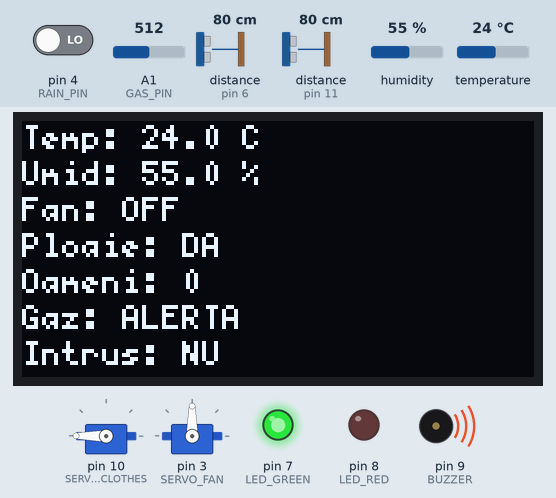
Simulated run of this sketch. Board: Arduino Uno, built with avr-gcc and run on an emulated ATmega328P. On the bench: 2 × servo, 128×64 one-colour display, output pins drawn as LEDs (lit = HIGH), buzzer (waves = sounding, pin HIGH). Wiring (inferred from the names in the program): 2 × ultrasonic range finder: trigger pin 5, echo pin 6 / trigger pin 12, echo pin 11. The inputs (shaded band) are chosen by the test bench; at power-on: A1 (GAS_PIN) = 512, pin 4 (RAIN_PIN) LOW, temperature 24 °C, distance to the obstacle (sensors on pin 6, pin 11) 80 cm, humidity 55 %. The echo pulse lasts 58.3 µs per cm; pins used as bus, display or sensor lines are not drawn; what the sketch prints to the serial monitor is not drawn.

Above: at 2.6 s.
2.7 s: A1 (GAS_PIN) set to 69
4.6 s: A1 (GAS_PIN) set to 59
At 6.9 s:
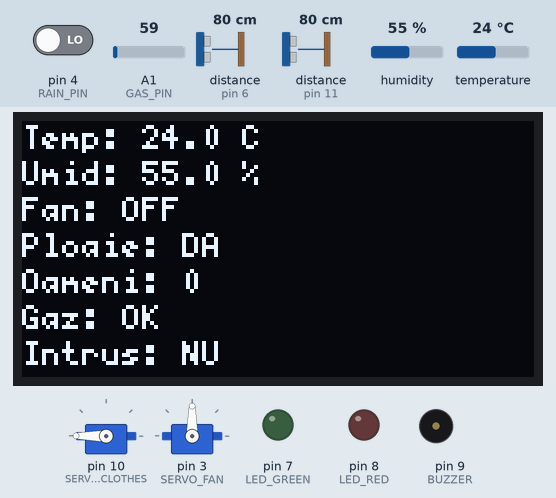
7.3 s: pin 4 (RAIN_PIN) driven HIGH
At 8.2 s:
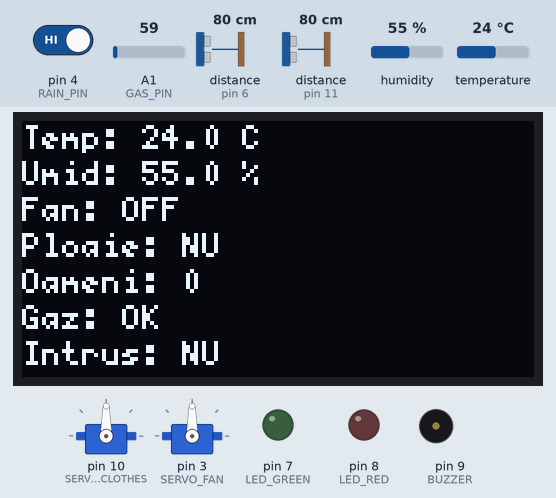
9.4 s: A1 (GAS_PIN) set to 306
At 10.7 s:
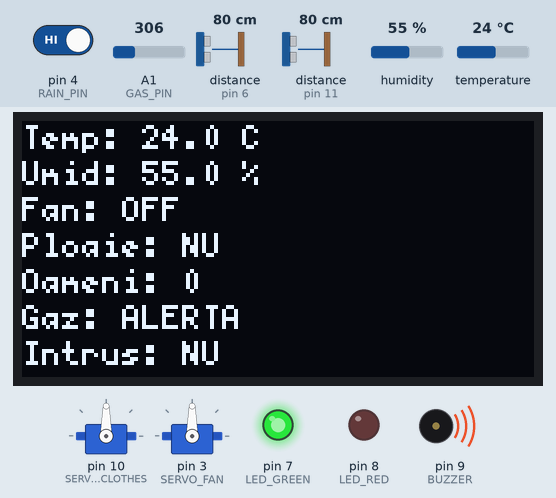
11.5 s: temperature set to 27.4 °C
At 12.9 s:
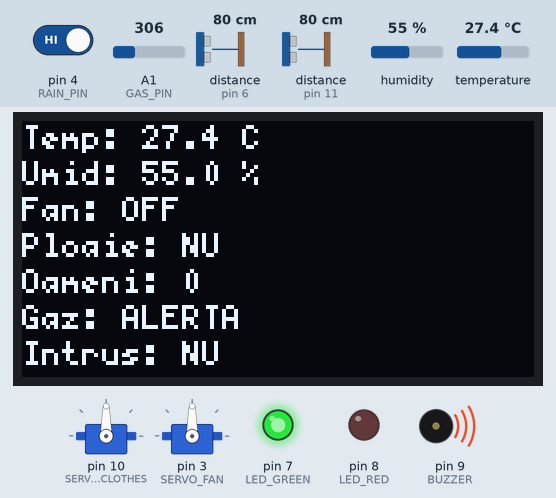
13.7 s: temperature set to 28.4 °C
At 15.0 s:
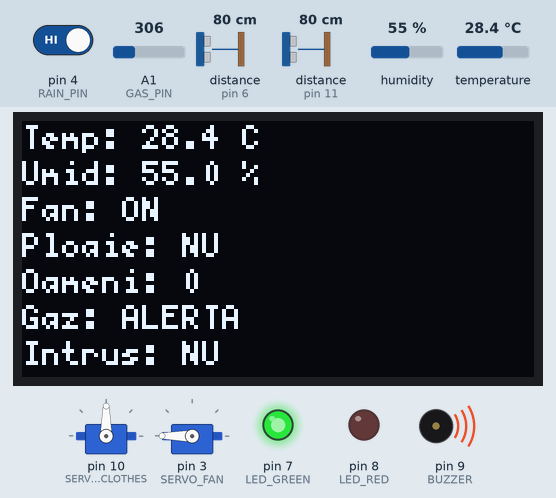
Timing chart, 0 to 16.7 s (numbered marks = the images above; inputs shaded):
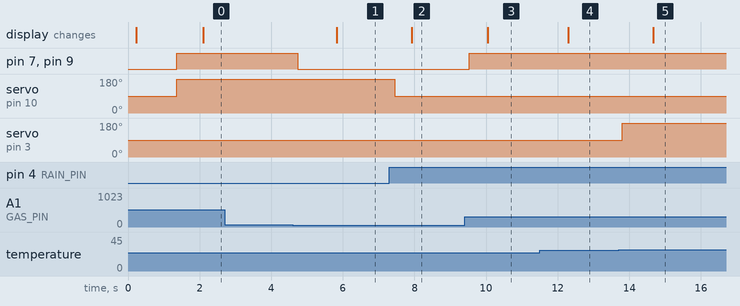

Measured:
- the behaviour switches between 63 and 62 on A1 (GAS_PIN) (found by bisection; images 0 and 1)
- the behaviour switches between 28 and 28.1 °C on temperature (found by bisection; images 4 and 5)
- after the input at 2.7 s, every drawn part: stays the same
- after the input at 4.6 s, pin 7 (LED_GREEN), pin 9 (BUZZER): HIGH → LOW after 0.14 s; the display: changes after 1.2 s (image 1)
- after the input at 7.3 s, servo on pin 10 (SERVO_CLOTHES): 180° → 90° after 0.14 s; the display: changes after 0.62 s (image 2)
- after the input at 9.4 s, pin 7 (LED_GREEN), pin 9 (BUZZER): LOW → HIGH after 0.14 s; the display: changes after 0.64 s (image 3)
- after the input at 11.5 s, the display: changes after 0.79 s (image 4)
- after the input at 13.7 s, servo on pin 3 (SERVO_FAN): 90° → 180° after 0.11 s; the display: changes after 0.97 s (image 5)

The sketch:

Vitis_HLS_2022.2.lnk.ino
```cpp
#include <Wire.h>
#include <Servo.h>
#include <U8g2lib.h>
#include <Adafruit_AHTX0.h>

U8G2_SSD1306_128X64_NONAME_1_HW_I2C oled(U8G2_R0, U8X8_PIN_NONE);
Adafruit_AHTX0 aht;

Servo clothesServo;
Servo fanServo;

#define TRIG1 12
#define ECHO1 11
#define TRIG2 5
#define ECHO2 6

#define RAIN_PIN 4
#define GAS_PIN A1

#define SERVO_CLOTHES 10
#define SERVO_FAN 3

#define BUZZER 9
#define LED_RED 8
#define LED_GREEN 7

const int distanceThreshold = 13;
const int gasThreshold = 62;
const float tempThreshold = 28.0;
const int maxPeople = 3;

int peopleCount = 0;
int firstSensor = 0;

unsigned long firstSensorTime = 0;
unsigned long lastCountTime = 0;
unsigned long lastSerialPrint = 0;
unsigned long lastOLEDUpdate = 0;

const unsigned long sequenceTimeout = 1500;
const unsigned long countCooldown = 1200;

bool ahtOK = false;

float temperature = 0;
float humidity = 0;
int gasValue = 0;

bool rainDetected = false;
bool highTemp = false;
bool gasDetected = false;
bool intruderAlert = false;

long d1Global = 999;
long d2Global = 999;

void setup() {
  Serial.begin(9600);
  Wire.begin();

  pinMode(TRIG1, OUTPUT);
  pinMode(ECHO1, INPUT);
  pinMode(TRIG2, OUTPUT);
  pinMode(ECHO2, INPUT);

  pinMode(RAIN_PIN, INPUT);
  pinMode(GAS_PIN, INPUT);

  pinMode(BUZZER, OUTPUT);
  pinMode(LED_RED, OUTPUT);
  pinMode(LED_GREEN, OUTPUT);

  digitalWrite(BUZZER, LOW);
  digitalWrite(LED_RED, LOW);
  digitalWrite(LED_GREEN, LOW);

  clothesServo.attach(SERVO_CLOTHES);
  fanServo.attach(SERVO_FAN);

  clothesServo.write(90);
  fanServo.write(90);

  Serial.println(F("Pornire sistem Smart Home..."));

  oled.begin();
  oled.setFont(u8g2_font_5x7_tf);

  oled.firstPage();
  do {
    oled.setCursor(0, 10);
    oled.print(F("SMART HOME"));
    oled.setCursor(0, 25);
    oled.print(F("Sistem pornit"));
  } while (oled.nextPage());

  if (aht.begin()) {
    ahtOK = true;
    Serial.println(F("AHT20 gasit la 0x38"));
  } else {
    Serial.println(F("AHT20 NU a fost gasit"));
  }

  delay(1000);
}

void loop() {
  readMainSensors();
  handlePeopleCounter();
  controlActuators();

  if (millis() - lastSerialPrint > 1000) {
    printEverything();
    lastSerialPrint = millis();
  }

  if (millis() - lastOLEDUpdate > 500) {
    updateOLED();
    lastOLEDUpdate = millis();
  }
}

void readMainSensors() {
  if (ahtOK) {
    sensors_event_t humEvent, tempEvent;
    aht.getEvent(&humEvent, &tempEvent);

    temperature = tempEvent.temperature;
    humidity = humEvent.relative_humidity;
  }

  gasValue = analogRead(GAS_PIN);

  // Daca la tine ploaia apare invers, schimba LOW cu HIGH
  rainDetected = digitalRead(RAIN_PIN) == LOW;

  highTemp = temperature > tempThreshold;
  gasDetected = gasValue > gasThreshold;
  intruderAlert = peopleCount > maxPeople;
}

void controlActuators() {
  if (highTemp) {
    fanServo.write(180);
  } else {
    fanServo.write(90);
  }

  if (rainDetected) {
    clothesServo.write(180);
  } else {
    clothesServo.write(90);
  }

  digitalWrite(LED_RED, intruderAlert ? HIGH : LOW);
  digitalWrite(LED_GREEN, gasDetected ? HIGH : LOW);

  if (intruderAlert || gasDetected) {
    digitalWrite(BUZZER, HIGH);
  } else {
    digitalWrite(BUZZER, LOW);
  }
}

long readDistanceCM(int trigPin, int echoPin) {
  digitalWrite(trigPin, LOW);
  delayMicroseconds(2);

  digitalWrite(trigPin, HIGH);
  delayMicroseconds(10);
  digitalWrite(trigPin, LOW);

  long duration = pulseIn(echoPin, HIGH, 25000);

  if (duration == 0) {
    return 999;
  }

  return duration * 0.034 / 2;
}

void handlePeopleCounter() {
  d1Global = readDistanceCM(TRIG1, ECHO1);
  delay(40);
  d2Global = readDistanceCM(TRIG2, ECHO2);

  bool sensor1Active = d1Global < distanceThreshold;
  bool sensor2Active = d2Global < distanceThreshold;

  unsigned long now = millis();

  if (now - lastCountTime < countCooldown) {
    return;
  }

  if (firstSensor == 0) {
    if (sensor1Active && !sensor2Active) {
      firstSensor = 1;
      firstSensorTime = now;
      Serial.println(F("MISCARE: senzorul 1 primul"));
    }

    if (sensor2Active && !sensor1Active) {
      firstSensor = 2;
      firstSensorTime = now;
      Serial.println(F("MISCARE: senzorul 2 primul"));
    }
  }

  if (firstSensor == 1 && sensor2Active) {
    peopleCount++;
    Serial.println(F("REZULTAT: persoana A INTRAT"));
    resetCounter();
    lastCountTime = now;
  }

  if (firstSensor == 2 && sensor1Active) {
    peopleCount--;

    if (peopleCount < 0) {
      peopleCount = 0;
    }

    Serial.println(F("REZULTAT: persoana A IESIT"));
    resetCounter();
    lastCountTime = now;
  }

  if (firstSensor != 0 && now - firstSensorTime > sequenceTimeout) {
    Serial.println(F("MISCARE: secventa anulata"));
    resetCounter();
  }
}

void resetCounter() {
  firstSensor = 0;
  firstSensorTime = 0;
}

void updateOLED() {
  oled.firstPage();
  do {
    oled.setFont(u8g2_font_5x7_tf);

    oled.setCursor(0, 7);
    oled.print(F("Temp: "));
    oled.print(temperature, 1);
    oled.print(F(" C"));

    oled.setCursor(0, 16);
    oled.print(F("Umid: "));
    oled.print(humidity, 1);
    oled.print(F(" %"));

    oled.setCursor(0, 25);
    oled.print(F("Fan: "));
    oled.print(highTemp ? F("ON") : F("OFF"));

    oled.setCursor(0, 34);
    oled.print(F("Ploaie: "));
    oled.print(rainDetected ? F("DA") : F("NU"));

    oled.setCursor(0, 43);
    oled.print(F("Oameni: "));
    oled.print(peopleCount);

    oled.setCursor(0, 52);
    oled.print(F("Gaz: "));
    oled.print(gasDetected ? F("ALERTA") : F("OK"));

    oled.setCursor(0, 61);
    oled.print(F("Intrus: "));
    oled.print(intruderAlert ? F("DA") : F("NU"));

  } while (oled.nextPage());
}

void printEverything() {
  Serial.println(F("========== STATUS =========="));

  Serial.print(F("Distanta senzor 1: "));
  Serial.print(d1Global);
  Serial.println(F(" cm"));

  Serial.print(F("Distanta senzor 2: "));
  Serial.print(d2Global);
  Serial.println(F(" cm"));

  Serial.print(F("Persoane in casa: "));
  Serial.println(peopleCount);

  Serial.print(F("Temperatura: "));
  Serial.print(temperature);
  Serial.println(F(" C"));

  Serial.print(F("Umiditate: "));
  Serial.print(humidity);
  Serial.println(F(" %"));

  Serial.print(F("Ventilator: "));
  Serial.println(highTemp ? F("ON") : F("OFF"));

  Serial.print(F("Gaz/fum valoare: "));
  Serial.println(gasValue);

  Serial.print(F("Alerta gaz/fum: "));
  Serial.println(gasDetected ? F("DA") : F("NU"));

  Serial.print(F("Ploaie detectata: "));
  Serial.println(rainDetected ? F("DA") : F("NU"));

  Serial.print(F("Intrus: "));
  Serial.println(intruderAlert ? F("DA") : F("NU"));

  Serial.print(F("Buzzer: "));
  Serial.println((intruderAlert || gasDetected) ? F("ON") : F("OFF"));

  Serial.println(F("============================"));
}
```
